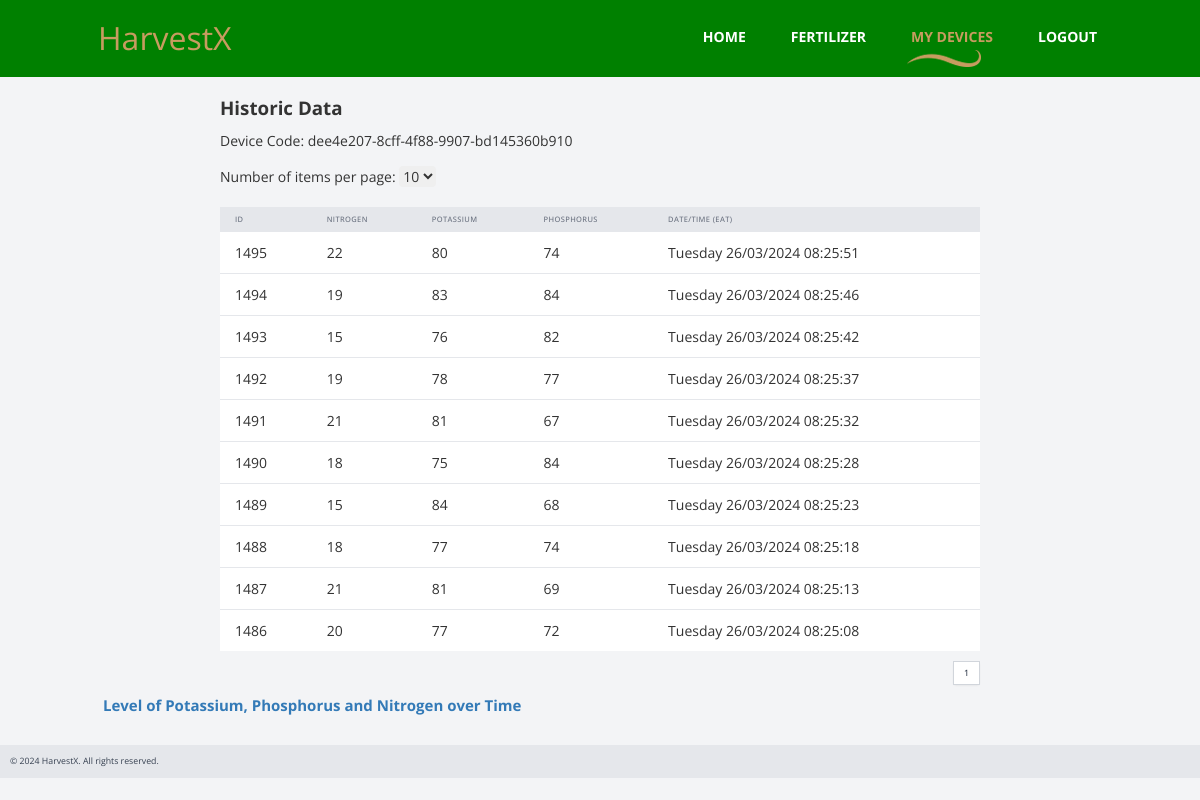
The app's page /historic_data/55 with its own data.
### app.py (models this page shows)
class Device(db.Model):
    id = db.Column(db.Integer, primary_key=True)
    device_code = db.Column(db.String)
    user_id = db.Column(db.Integer)
    name = db.Column(db.String(50))

class Data(db.Model):
    id = db.Column(db.Integer, primary_key=True)
    nitrogen = db.Column(db.Integer)
    potassium = db.Column(db.Integer)
    phosphorus = db.Column(db.Integer)
    user_id = db.Column(db.Integer)
    device_id = db.Column(db.Integer)
    datetime = db.Column(db.DateTime, default=datetime.utcnow)

### app.py (the view)
@app.route('/historic_data/<int:device_id>', methods=['GET'])
def historic_data(device_id):
    page = request.args.get('page', 1, type=int)
    items_per_page = int(request.args.get('items_per_page', 10))
    data_list = Data.query.filter_by(device_id=device_id).order_by(Data.datetime.desc()).paginate(page=page,
                                                                                                  per_page=items_per_page)
    pages = data_list.pages
    device_code = Device.query.get(device_id)
    return render_template('historic_data.html', device_id=device_id, page=page, device_code=device_code.device_code,
                           data_list=data_list, pages=pages, items_per_page=items_per_page)

### app.py (called while the page is built)
def datetimeformat(value, date_format='%A %d/%m/%Y %H:%M:%S'):
    if not value:
        return None
    local_timezone = pytz.timezone('Africa/Nairobi')
    local_time = value.replace(tzinfo=pytz.utc).astimezone(local_timezone)
    """Format a datetime object as a string."""
    return local_time.strftime(date_format)

### templates/historic_data.html (shortened to what this page needs)
{% extends "layout.html" %}
{% block nav %}
<li><a href="/index.html">Home</a></li>
<li><a href="/FertilizerRecommendation" >Fertilizer</a></li>
<li><a href="/devices" class="active" >My Devices</a></li>
     <li><a href="{{ url_for("logout") }}" >Logout</a></li>
{% endblock %}
{% block body %}
<body class="bg-gray-100">
    <div class="max-w-7xl mx-auto px-4 sm:px-6 lg:px-8">
        <h1 class="text-3xl font-bold mt-8">Historic Data</h1>
        <p class="mt-4">Device Code: {{ device_code }}</p>
        <p class="mt-4">Number of items per page:
            <select id="itemsPerPage" class="mt-2 rounded-md border-gray-300 focus:border-indigo-500 focus:ring-1 focus:ring-indigo-500 focus:outline-none">
                <option value="10" {% if items_per_page == 10 %}selected{% endif %}>10</option>
            </select>
        </p>
    </div>
    <div class="max-w-7xl mx-auto px-4 sm:px-6 lg:px-8 mt-8">
        <div class="overflow-x-auto">
            <table class="table-auto w-full">
                <thead>
                    <tr class="bg-gray-200">
                        <th class="px-6 py-3 text-left text-xs font-medium text-gray-500 uppercase tracking-wider">ID</th>
                        <th class="px-6 py-3 text-left text-xs font-medium text-gray-500 uppercase tracking-wider">Nitrogen</th>
                        <th class="px-6 py-3 text-left text-xs font-medium text-gray-500 uppercase tracking-wider">Potassium</th>
                        <th class="px-6 py-3 text-left text-xs font-medium text-gray-500 uppercase tracking-wider">Phosphorus</th>
                        <th class="px-6 py-3 text-left text-xs font-medium text-gray-500 uppercase tracking-wider">Date/Time (EAT)</th>
                    </tr>
                </thead>
                <tbody class="bg-white divide-y divide-gray-200">
                    {% for data in data_list %}
                    <tr>
                        <td class="px-6 py-4 whitespace-nowrap">{{ data.id }}</td>
                        <td class="px-6 py-4 whitespace-nowrap">{{ data.nitrogen }}</td>
                        <td class="px-6 py-4 whitespace-nowrap">{{ data.potassium }}</td>
                        <td class="px-6 py-4 whitespace-nowrap">{{ data.phosphorus }}</td>
                        <td class="px-6 py-4 whitespace-nowrap">{{ data.datetime|datetimeformat }}</td>
                    </tr>
                    {% endfor %}
                </tbody>
            </table>
        </div>
        <div class="flex justify-end mt-4">
            <nav class="relative z-0 inline-flex rounded-md shadow-sm -space-x-px" aria-label="Pagination">
<span class="relative inline-flex items-center px-4 py-2 border border-gray-300 bg-white text-sm font-medium text-gray-700">{{ page }}</span>
</nav>
</div>
</div>
<link rel="stylesheet" href="https://cdn.jsdelivr.net/npm/c3@0.7.20/c3.min.css">
 <div class="container mx-auto my-4">
      <h1 class="text-2xl text-primary font-bold mb-4">Level of Potassium, Phosphorus and Nitrogen over Time</h1>
    </div>
</body>
{% endblock %}

### static/css/templatemo-style.css (style rules this page uses)
body { overflow-x: hidden; }
* { font-family: 'Open Sans', sans-serif; }
.container { max-width: 960px; }
.tm-nav li { list-style: none; float: left; }
.tm-nav li a { color: white; display: inline-block; padding: 15px 15px 20px 30px; -webkit-transition: all 0.3s ease; transition: all 0.3s ease; }
.tm-nav li a:hover, .tm-nav li a:focus, .tm-nav li a.active { color: #c79c60; text-decoration: none; }
.tm-nav li a.active { background: url(../img/logo.png) no-repeat, url(../img/nav-underline.png) no-repeat; background-size: 20px, 74px 17px; background-position: 0% 30%, center bottom; }

### templates/layout.html (style rules this page uses)
html body { background-color: #e4e4e4; }

### records on screen
Device: device_code "dee4e207-8cff-4f88-9907-bd145360b910"
Data: id "1495", nitrogen "22", potassium "80", phosphorus "74", datetime "Tuesday 26/03/2024 08:25:51"
Data: id "1494", nitrogen "19", potassium "83", phosphorus "84", datetime "Tuesday 26/03/2024 08:25:46"
Data: id "1493", nitrogen "15", potassium "76", phosphorus "82", datetime "Tuesday 26/03/2024 08:25:42"
Data: id "1492", nitrogen "19", potassium "78", phosphorus "77", datetime "Tuesday 26/03/2024 08:25:37"
Data: id "1491", nitrogen "21", potassium "81", phosphorus "67", datetime "Tuesday 26/03/2024 08:25:32"
Data: id "1490", nitrogen "18", potassium "75", phosphorus "84", datetime "Tuesday 26/03/2024 08:25:28"
Data: id "1489", nitrogen "15", potassium "84", phosphorus "68", datetime "Tuesday 26/03/2024 08:25:23"
Data: id "1488", nitrogen "18", potassium "77", phosphorus "74", datetime "Tuesday 26/03/2024 08:25:18"
Data: id "1487", nitrogen "21", potassium "81", phosphorus "69", datetime "Tuesday 26/03/2024 08:25:13"
Data: id "1486", nitrogen "20", potassium "77", phosphorus "72", datetime "Tuesday 26/03/2024 08:25:08"

### other values on screen
{{ page }} "1"
